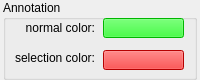
<?xml version="1.0" encoding="UTF-8"?>
<ui version="4.0">
 <class>propAnnotation</class>
 <widget class="QWidget" name="propAnnotation">
  <property name="geometry">
   <rect>
    <x>0</x>
    <y>0</y>
    <width>200</width>
    <height>80</height>
   </rect>
  </property>
  <property name="minimumSize">
   <size>
    <width>200</width>
    <height>80</height>
   </size>
  </property>
  <property name="maximumSize">
   <size>
    <width>200</width>
    <height>80</height>
   </size>
  </property>
  <property name="windowTitle">
   <string>Form</string>
  </property>
  <property name="styleSheet">
   <string notr="true"/>
  </property>
  <widget class="QGroupBox" name="annotation">
   <property name="geometry">
    <rect>
     <x>3</x>
     <y>0</y>
     <width>194</width>
     <height>80</height>
    </rect>
   </property>
   <property name="styleSheet">
    <string notr="true"/>
   </property>
   <property name="title">
    <string>Annotation</string>
   </property>
   <widget class="QPushButton" name="colorButton">
    <property name="geometry">
     <rect>
      <x>100</x>
      <y>18</y>
      <width>81</width>
      <height>20</height>
     </rect>
    </property>
    <property name="autoFillBackground">
     <bool>false</bool>
    </property>
    <property name="styleSheet">
     <string notr="true">background-color: rgb(0, 255, 0);</string>
    </property>
    <property name="text">
     <string/>
    </property>
   </widget>
   <widget class="QPushButton" name="selcolorButton">
    <property name="geometry">
     <rect>
      <x>100</x>
      <y>50</y>
      <width>81</width>
      <height>20</height>
     </rect>
    </property>
    <property name="autoFillBackground">
     <bool>false</bool>
    </property>
    <property name="styleSheet">
     <string notr="true">background-color: rgb(255, 0, 0);</string>
    </property>
    <property name="text">
     <string/>
    </property>
    <property name="flat">
     <bool>false</bool>
    </property>
   </widget>
   <widget class="QLabel" name="label">
    <property name="geometry">
     <rect>
      <x>21</x>
      <y>20</y>
      <width>71</width>
      <height>16</height>
     </rect>
    </property>
    <property name="text">
     <string>normal color:</string>
    </property>
    <property name="alignment">
     <set>Qt::AlignRight|Qt::AlignTrailing|Qt::AlignVCenter</set>
    </property>
   </widget>
   <widget class="QLabel" name="label_2">
    <property name="geometry">
     <rect>
      <x>11</x>
      <y>48</y>
      <width>81</width>
      <height>20</height>
     </rect>
    </property>
    <property name="text">
     <string>selection color:</string>
    </property>
    <property name="alignment">
     <set>Qt::AlignRight|Qt::AlignTrailing|Qt::AlignVCenter</set>
    </property>
   </widget>
  </widget>
 </widget>
 <resources/>
 <connections>
  <connection>
   <sender>selcolorButton</sender>
   <signal>clicked()</signal>
   <receiver>propAnnotation</receiver>
   <slot>selcolorButtonPressed()</slot>
   <hints>
    <hint type="sourcelabel">
     <x>144</x>
     <y>139</y>
    </hint>
    <hint type="destinationlabel">
     <x>99</x>
     <y>112</y>
    </hint>
   </hints>
  </connection>
  <connection>
   <sender>colorButton</sender>
   <signal>clicked()</signal>
   <receiver>propAnnotation</receiver>
   <slot>colorButtonPressed()</slot>
   <hints>
    <hint type="sourcelabel">
     <x>54</x>
     <y>139</y>
    </hint>
    <hint type="destinationlabel">
     <x>99</x>
     <y>112</y>
    </hint>
   </hints>
  </connection>
 </connections>
 <slots>
  <slot>changedLabel(QString)</slot>
  <slot>changedColR(int)</slot>
  <slot>changedColG(int)</slot>
  <slot>changedColB(int)</slot>
  <slot>changedColA(int)</slot>
  <slot>changedSelR(int)</slot>
  <slot>changedSelG(int)</slot>
  <slot>changedSelB(int)</slot>
  <slot>changedSelA(int)</slot>
  <slot>colorButtonPressed()</slot>
  <slot>selcolorButtonPressed()</slot>
 </slots>
</ui>
